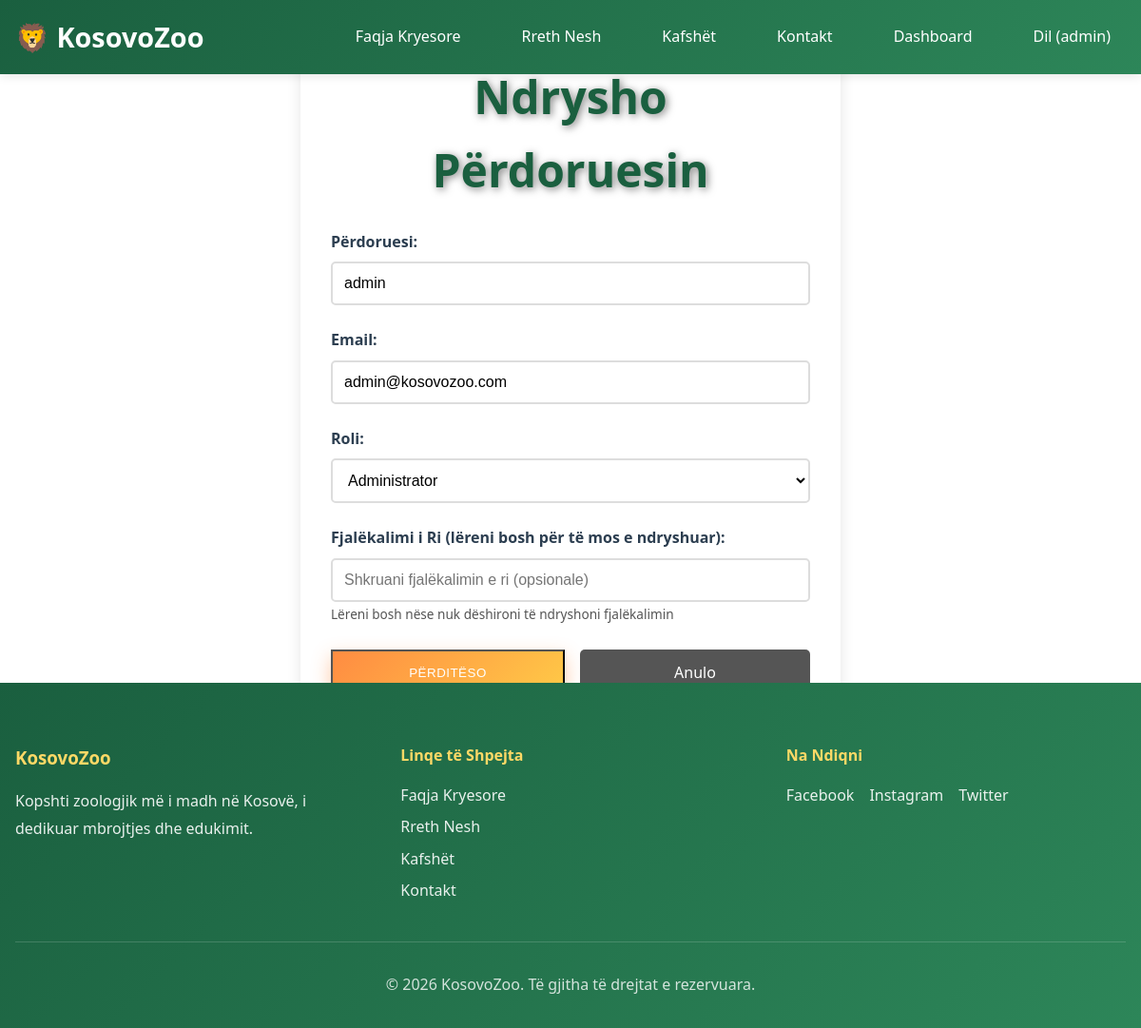
/admin/edit_user.php?id=1 (signed in), run on the app's committed database.
### tables this page shows
CREATE TABLE IF NOT EXISTS users (
    id INT AUTO_INCREMENT PRIMARY KEY,
    username VARCHAR(50) UNIQUE NOT NULL,
    email VARCHAR(100) UNIQUE NOT NULL,
    password VARCHAR(255) NOT NULL,
    role ENUM('admin', 'user') DEFAULT 'user',
    created_at TIMESTAMP DEFAULT CURRENT_TIMESTAMP
);

### config.php (called while the page is built, shortened)
<?php
$db_host = 'localhost';
$db_user = 'root';
$db_pass = '';
$db_name = 'zoo';
$conn = mysqli_connect($db_host, $db_user, $db_pass, $db_name);
mysqli_set_charset($conn, "utf8mb4");
function isLoggedIn() {
    return isset($_SESSION['user_id']);
}
function isAdmin() {
    return isset($_SESSION['role']) && $_SESSION['role'] === 'admin';
}
function getCurrentUser() {
    global $conn;
    $user_id = (int)$_SESSION['user_id'];
    $query = "SELECT id, username, email, role FROM users WHERE id = $user_id";
    $result = mysqli_query($conn, $query);
    return mysqli_fetch_assoc($result);
}

### admin/edit_user.php (the view, shortened to what this page needs)
<?php
require_once __DIR__ . '/../config.php';
$user_id = isset($_GET['id']) ? (int)$_GET['id'] : 0;
$query = "SELECT id, username, email, role FROM users WHERE id = $user_id";
$result = mysqli_query($conn, $query);
$user = mysqli_fetch_assoc($result);
?>
<!DOCTYPE html>
<html lang="sq">
<head>
    <link rel="stylesheet" href="../styles.css">
</head>
<body>
    <?php
    include __DIR__ . '/../includes/header.php';
    ?>
    <section class="hero" style="min-height: 60vh; display: flex; align-items: center; position: relative; z-index: 1;">
        <div class="permbajtje" style="max-width: 600px; margin: 0 auto; position: relative; z-index: 10;">
            <div style="background: white; padding: 2rem; border-radius: 15px; box-shadow: 0 5px 15px rgba(0,0,0,0.1); position: relative; z-index: 10;">
                <h2 style="text-align: center; color: var(--green-dark); margin-bottom: 1.5rem;">Ndrysho Përdoruesin</h2>
                <form method="POST" action="" style="position: relative; z-index: 10;">
                    <div style="margin-bottom: 1.5rem;">
                        <label style="display: block; margin-bottom: 0.5rem; color: var(--text-dark); font-weight: 600;">
                            Përdoruesi:
                        </label>
                        <input type="text" name="username" required autocomplete="username"
                               value="<?php echo htmlspecialchars($user['username']); ?>"
                               style="width: 100%; padding: 0.75rem; border: 2px solid #ddd; border-radius: 5px; font-size: 1rem; position: relative; z-index: 10; background: white;"
                               placeholder="Shkruani emrin e përdoruesit">
                    </div>
                    <div style="margin-bottom: 1.5rem;">
                        <label style="display: block; margin-bottom: 0.5rem; color: var(--text-dark); font-weight: 600;">
                            Email:
                        </label>
                        <input type="email" name="email" required autocomplete="email"
                               value="<?php echo htmlspecialchars($user['email']); ?>"
                               style="width: 100%; padding: 0.75rem; border: 2px solid #ddd; border-radius: 5px; font-size: 1rem; position: relative; z-index: 10; background: white;"
                               placeholder="Shkruani email-in">
                    </div>
                    <div style="margin-bottom: 1.5rem;">
                        <label style="display: block; margin-bottom: 0.5rem; color: var(--text-dark); font-weight: 600;">
                            Roli:
                        </label>
                        <select name="role" required
                                style="width: 100%; padding: 0.75rem; border: 2px solid #ddd; border-radius: 5px; font-size: 1rem; position: relative; z-index: 10; background: white;">
                            <option value="admin" <?php echo $user['role'] === 'admin' ? 'selected' : ''; ?>>Administrator</option>
                        </select>
                    </div>
                    <div style="margin-bottom: 1.5rem;">
                        <label style="display: block; margin-bottom: 0.5rem; color: var(--text-dark); font-weight: 600;">
                            Fjalëkalimi i Ri (lëreni bosh për të mos e ndryshuar):
                        </label>
                        <input type="password" name="new_password" autocomplete="new-password"
                               style="width: 100%; padding: 0.75rem; border: 2px solid #ddd; border-radius: 5px; font-size: 1rem; position: relative; z-index: 10; background: white;"
                               placeholder="Shkruani fjalëkalimin e ri (opsionale)">
                        <small style="color: var(--text-medium); font-size: 0.85rem;">Lëreni bosh nëse nuk dëshironi të ndryshoni fjalëkalimin</small>
                    </div>
                    <div style="display: flex; gap: 1rem;">
                        <button type="submit" class="buton butonkryesor" style="flex: 1; padding: 0.75rem; position: relative; z-index: 10;">
                            Përditëso
                        </button>
                        <a href="dashboard.php" class="buton" style="flex: 1; padding: 0.75rem; text-align: center; text-decoration: none; background: var(--text-medium); color: white; border-radius: 5px; position: relative; z-index: 10;">
                            Anulo
                        </a>
                    </div>
                </form>
            </div>
        </div>
    </section>
    <?php include __DIR__ . '/../includes/footer.php'; ?>
</body>
</html>

### includes/header.php (shortened to what this page needs)
<?php
$current_dir = dirname($_SERVER['PHP_SELF']);
$base_path = ($current_dir == '/admin' || strpos($current_dir, '/admin') !== false) ? '../' : '';
?>
<!DOCTYPE html>
<html lang="sq">
<head>
    <link rel="stylesheet" href="<?php echo $base_path; ?>styles.css?v=<?php echo time(); ?>">
</head>
<body>
    <header class="krye">
        <div class="permbajtje">
            <div class="logo">
                <h1><a href="<?php echo $base_path; ?>index.php" style="color:inherit;text-decoration:none;">🦁 KosovoZoo</a></h1>
            </div>
            <nav class="navigim">
                <ul>
                    <li><a href="<?php echo $base_path; ?>index.php" class="<?php echo basename($_SERVER['PHP_SELF']) == 'index.php' ? 'active' : ''; ?>">Faqja Kryesore</a></li>
                    <li><a href="<?php echo $base_path; ?>about.php" class="<?php echo basename($_SERVER['PHP_SELF']) == 'about.php' ? 'active' : ''; ?>">Rreth Nesh</a></li>
                    <li><a href="<?php echo $base_path; ?>animals.php" class="<?php echo basename($_SERVER['PHP_SELF']) == 'animals.php' ? 'active' : ''; ?>">Kafshët</a></li>
                    <li><a href="<?php echo $base_path; ?>contact.php" class="<?php echo basename($_SERVER['PHP_SELF']) == 'contact.php' ? 'active' : ''; ?>">Kontakt</a></li>
                    <?php if (function_exists('isLoggedIn') && isLoggedIn()): ?>
                        <?php
                        $currentUser = function_exists('getCurrentUser') ? getCurrentUser() : null;
                        if ($currentUser && function_exists('isAdmin') && isAdmin()):
                        ?>
                            <li><a href="<?php echo $base_path; ?>admin/dashboard.php">Dashboard</a></li>
                        <?php endif; ?>
                        <?php if ($currentUser): ?>
                            <li><a href="<?php echo $base_path; ?>logout.php">Dil (<?php echo htmlspecialchars($currentUser['username']); ?>)</a></li>
                        <?php else: ?>
                            <li><a href="<?php echo $base_path; ?>logout.php">Dil</a></li>
                        <?php endif; ?>
                    <?php else: ?>
                        <li><a href="<?php echo $base_path; ?>login.php">Hyr</a></li>
                        <li><a href="<?php echo $base_path; ?>signup.php">Regjistrohu</a></li>
                    <?php endif; ?>
                </ul>
            </nav>
        </div>
    </header>

### styles.css (style rules this page uses)
* { margin: 0; padding: 0; box-sizing: border-box; }
:root { --green-dark: #1a5f3f; --green-medium: #2d8659; --green-light: #4a9d73; --green-lighter: #6bb894; --green-lightest: #a8dcc4; --white: #ffffff; --white-off: #f8f9fa; --orange: #ff8c42; --orange-light: #ffa366; --yellow: #ffc947; --yellow-light: #ffd966; --text-dark: #2c3e50; --text-medium: #555; --text-light: #777; --spacing-xs: 0.5rem; --spacing-sm: 1rem; --spacing-md: 2rem; --spacing-lg: 3rem; --spacing-xl: 4rem; }
body { font-family: 'Segoe UI', Tahoma, Geneva, Verdana, sans-serif; line-height: 1.6; color: var(--text-dark); background-color: var(--white); }
.permbajtje { max-width: 1200px; margin: 0 auto; padding: 0 var(--spacing-sm); }
.krye { background: linear-gradient(135deg, var(--green-dark) 0%, var(--green-medium) 100%); color: var(--white); padding: var(--spacing-sm) 0; position: sticky; top: 0; z-index: 1000; box-shadow: 0 2px 10px rgba(0, 0, 0, 0.1); }
.krye .permbajtje { display: flex; justify-content: space-between; align-items: center; }
.logo h1 { font-size: 1.8rem; font-weight: bold; }
.navigim ul { display: flex; list-style: none; gap: var(--spacing-md); }
.navigim a { color: var(--white); text-decoration: none; font-weight: 500; transition: color 0.3s ease; padding: var(--spacing-xs) var(--spacing-sm); border-radius: 5px; }
.hero { position: relative; overflow: hidden; height: 80vh; min-height: 500px; }
.hero h2 { font-size: 3rem; margin-bottom: var(--spacing-sm); text-shadow: 2px 2px 8px rgba(0, 0, 0, 0.5); color: var(--white); }
.butonkryesor { background: linear-gradient(135deg, var(--orange) 0%, var(--yellow) 100%); color: var(--white); box-shadow: 0 8px 20px rgba(255, 140, 66, 0.45); letter-spacing: 0.5px; text-transform: uppercase; position: relative; overflow: hidden; }
.butonkryesor::after { content: ''; position: absolute; top: 0; left: -50%; width: 50%; height: 100%; background: linear-gradient(120deg, rgba(255, 255, 255, 0.5), transparent); transform: skewX(-25deg); opacity: 0; transition: all 0.4s ease; }
section { padding: var(--spacing-xl) 0; }
input[type="text"], input[type="email"], input[type="password"] { pointer-events: auto !important; user-select: text !important; -webkit-user-select: text !important; -moz-user-select: text !important; -ms-user-select: text !important; }
form { pointer-events: auto !important; }
form input { pointer-events: auto !important; }

### data on the page
users: username "admin", email "admin@kosovozoo.com", role "Administrator"
